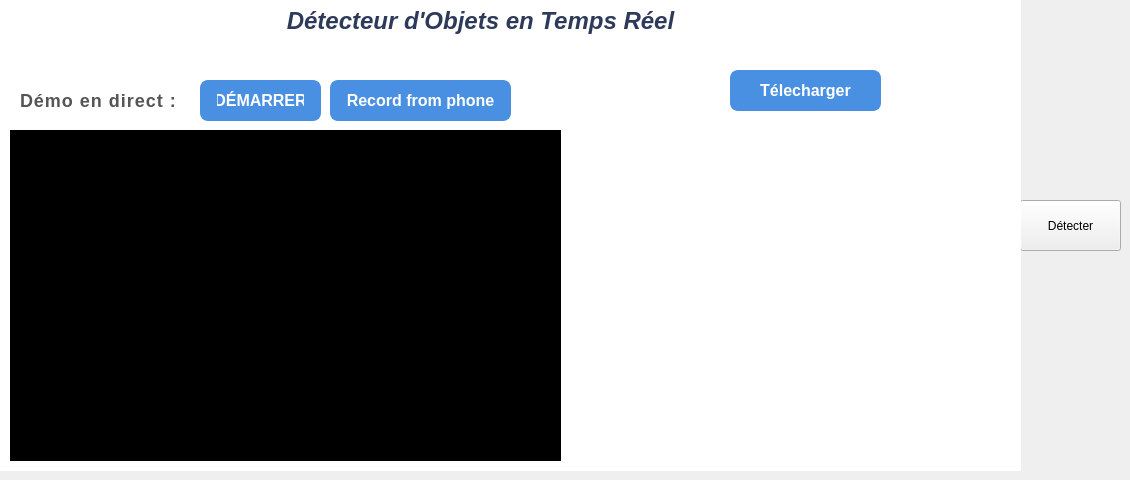
   <widget class="QWidget" name="tab_6">
    <attribute name="title">
     <string>Reconnaissance d'Objets</string>
    </attribute>
    <widget class="QPushButton" name="btnDetect">
     <property name="geometry">
      <rect>
       <x>1020</x>
       <y>200</y>
       <width>101</width>
       <height>51</height>
      </rect>
     </property>
     <property name="text">
      <string>Détecter</string>
     </property>
    </widget>
    <widget class="QLabel" name="label_10">
     <property name="geometry">
      <rect>
       <x>-10</x>
       <y>0</y>
       <width>1031</width>
       <height>471</height>
      </rect>
     </property>
     <property name="styleSheet">
      <string notr="true">background-color: rgb(255, 255, 255);</string>
     </property>
     <property name="text">
      <string/>
     </property>
    </widget>
    <widget class="QLabel" name="label_9">
     <property name="geometry">
      <rect>
       <x>230</x>
       <y>-10</y>
       <width>501</width>
       <height>61</height>
      </rect>
     </property>
     <property name="font">
      <font>
       <family>Segoe UI</family>
       <pointsize>-1</pointsize>
       <italic>true</italic>
       <bold>true</bold>
      </font>
     </property>
     <property name="styleSheet">
      <string notr="true">QLabel {
    font-size: 24px;
    font-weight: bold;
    color: #2E3A59; /* Bleu foncé moderne */
    padding: 10px;
    border: none;
    text-align: center;
    background: transparent;
    text-transform: uppercase;
}

QLabel:hover {
    color: #4A90E2; /* Bleu plus clair au survol */
}

QLabel:disabled {
    color: #A0A0A0; /* Gris pour un état désactivé */
}
</string>
     </property>
     <property name="text">
      <string>Détecteur d'Objets en Temps Réel</string>
     </property>
     <property name="alignment">
      <set>Qt::AlignmentFlag::AlignCenter</set>
     </property>
     <property name="margin">
      <number>0</number>
     </property>
    </widget>
    <widget class="QPushButton" name="btnWebcamOpen">
     <property name="geometry">
      <rect>
       <x>200</x>
       <y>80</y>
       <width>121</width>
       <height>41</height>
      </rect>
     </property>
     <property name="styleSheet">
      <string notr="true">QPushButton {
    font-size: 16px;
    font-weight: bold;
    color: white;
    background-color: #4A90E2; /* Bleu moderne */
    border: 2px solid #4A90E2;
    border-radius: 8px;
    padding: 8px 15px;
    transition: background-color 0.3s ease-in-out;
}

QPushButton:hover {
    background-color: #357ABD; /* Bleu plus foncé au survol */
    border: 2px solid #357ABD;
}

QPushButton:pressed {
    background-color: #2E5E9E; /* Bleu encore plus foncé lorsqu'on clique */
    border: 2px solid #2E5E9E;
    padding-top: 10px; /* Effet d'enfoncement */
    padding-bottom: 6px;
}

QPushButton:disabled {
    background-color: #A0A0A0; /* Gris désactivé */
    border: 2px solid #A0A0A0;
    color: #E0E0E0;
}
</string>
     </property>
     <property name="text">
      <string>DÉMARRER</string>
     </property>
    </widget>
    <widget class="QLabel" name="label_8">
     <property name="geometry">
      <rect>
       <x>10</x>
       <y>80</y>
       <width>181</width>
       <height>41</height>
      </rect>
     </property>
     <property name="font">
      <font>
       <family>Segoe UI</family>
       <pointsize>-1</pointsize>
       <fontweight>DemiBold</fontweight>
      </font>
     </property>
     <property name="styleSheet">
      <string notr="true">QLabel {
    font-size: 18px;
    font-weight: 600;
    color: #555; /* Gris foncé pour une bonne lisibilité */
    padding: 5px;
    border: none;
    text-align: left;
    background: transparent;
    letter-spacing: 1px;
}

QLabel:hover {
    color: #4A90E2; /* Bleu moderne au survol */
}

QLabel:disabled {
    color: #A0A0A0; /* Gris clair si désactivé */
}
</string>
     </property>
     <property name="text">
      <string>Démo en direct :</string>
     </property>
    </widget>
    <widget class="QLabel" name="label_11">
     <property name="geometry">
      <rect>
       <x>10</x>
       <y>130</y>
       <width>551</width>
       <height>331</height>
      </rect>
     </property>
     <property name="styleSheet">
      <string notr="true">background-color: black</string>
     </property>
     <property name="text">
      <string/>
     </property>
    </widget>
    <widget class="QPushButton" name="btnUpload">
     <property name="geometry">
      <rect>
       <x>730</x>
       <y>70</y>
       <width>151</width>
       <height>41</height>
      </rect>
     </property>
     <property name="styleSheet">
      <string notr="true">QPushButton {
    font-size: 16px;
    font-weight: bold;
    color: white;
    background-color: #4A90E2; /* Bleu moderne */
    border: 2px solid #4A90E2;
    border-radius: 8px;
    padding: 8px 15px;
    transition: background-color 0.3s ease-in-out;
}

QPushButton:hover {
    background-color: #357ABD; /* Bleu plus foncé au survol */
    border: 2px solid #357ABD;
}

QPushButton:pressed {
    background-color: #2E5E9E; /* Bleu encore plus foncé lorsqu'on clique */
    border: 2px solid #2E5E9E;
    padding-top: 10px; /* Effet d'enfoncement */
    padding-bottom: 6px;
}

QPushButton:disabled {
    background-color: #A0A0A0; /* Gris désactivé */
    border: 2px solid #A0A0A0;
    color: #E0E0E0;
}
</string>
     </property>
     <property name="text">
      <string>Télecharger</string>
     </property>
    </widget>
    <widget class="QLabel" name="labelImageDisplay">
     <property name="geometry">
      <rect>
       <x>630</x>
       <y>130</y>
       <width>371</width>
       <height>321</height>
      </rect>
     </property>
     <property name="text">
      <string/>
     </property>
    </widget>
    <widget class="QPushButton" name="recordphone">
     <property name="geometry">
      <rect>
       <x>330</x>
       <y>80</y>
       <width>181</width>
       <height>41</height>
      </rect>
     </property>
     <property name="styleSheet">
      <string notr="true">QPushButton {
    font-size: 16px;
    font-weight: bold;
    color: white;
    background-color: #4A90E2; /* Bleu moderne */
    border: 2px solid #4A90E2;
    border-radius: 8px;
    padding: 8px 15px;
    transition: background-color 0.3s ease-in-out;
}

QPushButton:hover {
    background-color: #357ABD; /* Bleu plus foncé au survol */
    border: 2px solid #357ABD;
}

QPushButton:pressed {
    background-color: #2E5E9E; /* Bleu encore plus foncé lorsqu'on clique */
    border: 2px solid #2E5E9E;
    padding-top: 10px; /* Effet d'enfoncement */
    padding-bottom: 6px;
}

QPushButton:disabled {
    background-color: #A0A0A0; /* Gris désactivé */
    border: 2px solid #A0A0A0;
    color: #E0E0E0;
}
</string>
     </property>
     <property name="text">
      <string>Record from phone</string>
     </property>
    </widget>
   </widget>
